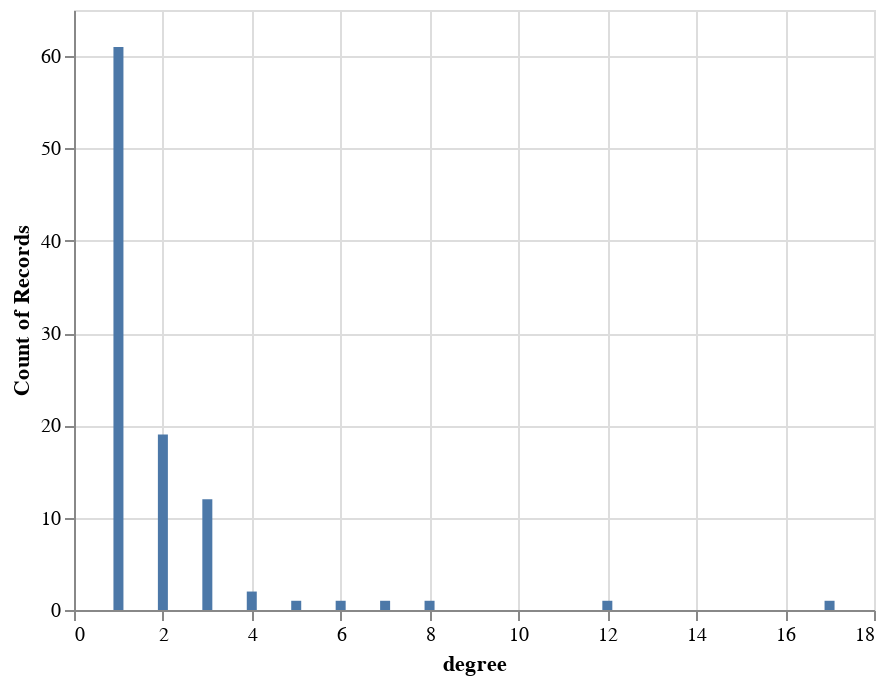

Notebook source saved alongside this figure:
### Code cell
# Module pandas und altair importieren
import pandas as pd
import altair as alt

# pandas dataframe aus dem degree dictionary erstellen
deg_frame = pd.DataFrame(bag.degree(), columns=['node', 'degree'])

# einfaches Histogramm plotten
alt.Chart(deg_frame).mark_bar().encode(
    alt.X("degree:Q"),
    y='count()',
)

### Figure 1 — Vega-Lite specification as saved in the notebook (floating-point values rounded to 4 significant figures)
{"config": {"view": {"continuousWidth": 400, "continuousHeight": 300}}, "data": {"name": "data-295d0fdb1555784869bd8582b2603e66"}, "mark": "bar", "encoding": {"x": {"type": "quantitative", "field": "degree"}, "y": {"type": "quantitative", "aggregate": "count"}}, "$schema": "https://vega.github.io/schema/vega-lite/v4.8.1.json", "datasets": {"data-295d0fdb1555784869bd8582b2603e66": [{"node": 0, "degree": 2}, {"node": 1, "degree": 17}, {"node": 2, "degree": 8}, {"node": 3, "degree": 12}, {"node": 4, "degree": 1}, {"node": 5, "degree": 3}, {"node": 6, "degree": 2}, {"node": 7, "degree": 3}, {"node": 8, "degree": 1}, {"node": 9, "degree": 1}, {"node": 10, "degree": 1}, {"node": 11, "degree": 4}, {"node": 12, "degree": 3}, {"node": 13, "degree": 6}, {"node": 14, "degree": 2}, {"node": 15, "degree": 1}, {"node": 16, "degree": 2}, {"node": 17, "degree": 2}, {"node": 18, "degree": 5}, {"node": 19, "degree": 3}, {"node": 20, "degree": 2}, {"node": 21, "degree": 4}, {"node": 22, "degree": 2}, {"node": 23, "degree": 3}, {"node": 24, "degree": 3}, {"node": 25, "degree": 1}, {"node": 26, "degree": 1}, {"node": 27, "degree": 7}, {"node": 28, "degree": 2}, {"node": 29, "degree": 3}, {"node": 30, "degree": 3}, {"node": 31, "degree": 3}, {"node": 32, "degree": 2}, {"node": 33, "degree": 1}, {"node": 34, "degree": 2}, {"node": 35, "degree": 1}, {"node": 36, "degree": 1}, {"node": 37, "degree": 2}, {"node": 38, "degree": 1}, {"node": 39, "degree": 1}, {"node": 40, "degree": 3}, {"node": 41, "degree": 1}, {"node": 42, "degree": 2}, {"node": 43, "degree": 1}, {"node": 44, "degree": 1}, {"node": 45, "degree": 1}, {"node": 46, "degree": 1}, {"node": 47, "degree": 1}, {"node": 48, "degree": 2}, {"node": 49, "degree": 1}, {"node": 50, "degree": 1}, {"node": 51, "degree": 1}, {"node": 52, "degree": 2}, {"node": 53, "degree": 1}, {"node": 54, "degree": 1}, {"node": 55, "degree": 1}, {"node": 56, "degree": 2}, {"node": 57, "degree": 2}, {"node": 58, "degree": 1}, {"node": 59, "degree": 2}, {"node": 60, "degree": 3}, {"node": 61, "degree": 1}, {"node": 62, "degree": 1}, {"node": 63, "degree": 1}, {"node": 64, "degree": 3}, {"node": 65, "degree": 1}, {"node": 66, "degree": 1}, {"node": 67, "degree": 1}, {"node": 68, "degree": 1}, {"node": 69, "degree": 1}, {"node": 70, "degree": 1}, {"node": 71, "degree": 2}, {"node": 72, "degree": 1}, {"node": 73, "degree": 1}, {"node": 74, "degree": 1}, {"node": 75, "degree": 1}, {"node": 76, "degree": 1}, {"node": 77, "degree": 1}, {"node": 78, "degree": 1}, {"node": 79, "degree": 1}, {"node": 80, "degree": 1}, {"node": 81, "degree": 1}, {"node": 82, "degree": 1}, {"node": 83, "degree": 1}, {"node": 84, "degree": 1}, {"node": 85, "degree": 1}, {"node": 86, "degree": 1}, {"node": 87, "degree": 1}, {"node": 88, "degree": 2}, {"node": 89, "degree": 1}, {"node": 90, "degree": 1}, {"node": 91, "degree": 1}, {"node": 92, "degree": 1}, {"node": 93, "degree": 1}, {"node": 94, "degree": 1}, {"node": 95, "degree": 1}, {"node": 96, "degree": 1}, {"node": 97, "degree": 1}, {"node": 98, "degree": 1}, {"node": 99, "degree": 1}]}}
